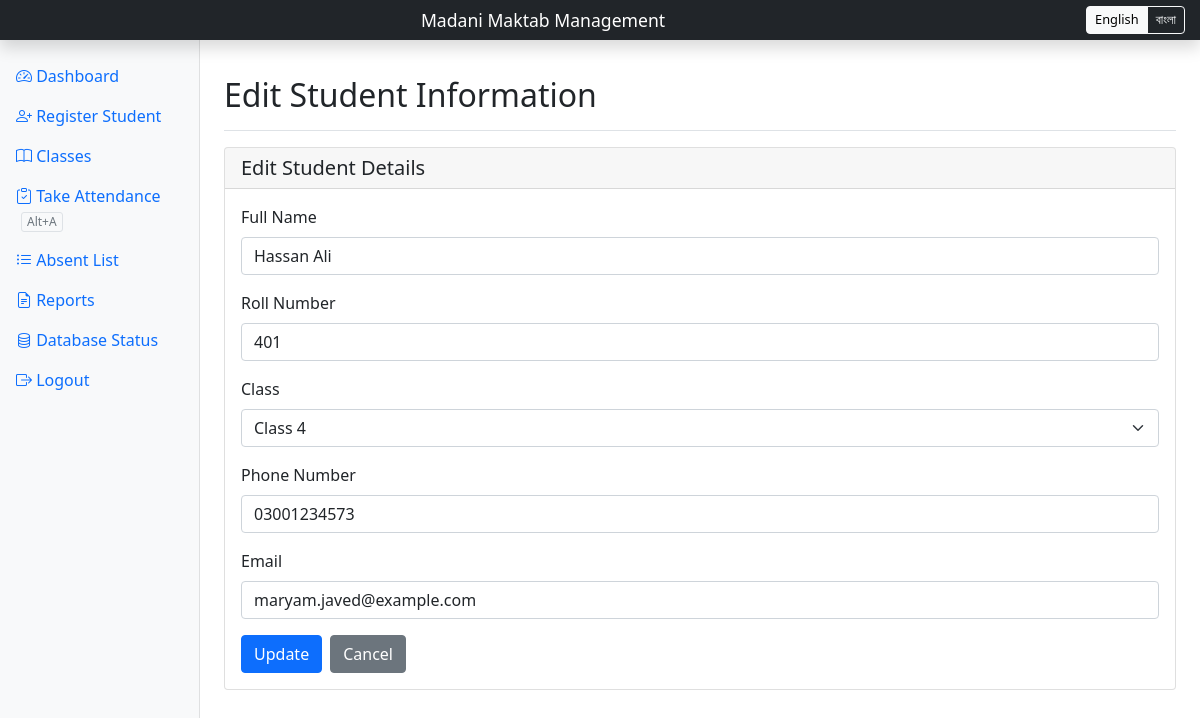
The app's page /edit_student/7 (signed in) with its own data.
### main.py (models this page shows, shortened)
class Student(db.Model):
    id = db.Column(db.Integer, primary_key=True)
    name = db.Column(db.String(100), nullable=False)
    roll_number = db.Column(db.String(20), unique=True, nullable=False)
    class_id = db.Column(db.Integer, db.ForeignKey('class.id'), nullable=False)
    phone = db.Column(db.String(15), nullable=True)
    email = db.Column(db.String(100), nullable=True)
    attendance = db.relationship('Attendance', backref='student', lazy=True)
    class_relation = db.relationship('Class', backref='students', lazy=True)  # Define the relationship

class Class(db.Model):
    id = db.Column(db.Integer, primary_key=True)
    name = db.Column(db.String(50), unique=True, nullable=False)

### main.py (the view, shortened to what this page needs)
@app.route('/edit_student/<int:student_id>', methods=['GET', 'POST'])
@login_required
def edit_student(student_id):
    student = Student.query.get_or_404(student_id)
    classes = Class.query.all()
    return render_template('edit_student.html', student=student, classes=classes)

### main.py (called while the page is built)
@login_manager.user_loader
def load_user(user_id):
    return User.query.get(int(user_id))

@app.context_processor
def inject_translations():
    lang = session.get('lang', 'en')
    return {'_': translations[lang]}

### templates/edit_student.html (shortened to what this page needs)
{% extends "base.html" %}
{% block content %}
<div class="d-flex justify-content-between flex-wrap flex-md-nowrap align-items-center pt-3 pb-2 mb-3 border-bottom">
    <h1 class="h2">{{ _['edit_student'] }}</h1>
</div>
<div class="card">
    <div class="card-header">
        <h5 class="card-title mb-0">{{ _['edit_student_details'] }}</h5>
    </div>
    <div class="card-body">
        <form method="POST">
            <div class="mb-3">
                <label for="name" class="form-label">{{ _['full_name'] }}</label>
                <input type="text" class="form-control" id="name" name="name" value="{{ student.name }}" required>
            </div>
            <div class="mb-3">
                <label for="roll_number" class="form-label">{{ _['roll_number'] }}</label>
                <input type="text" class="form-control" id="roll_number" name="roll_number" value="{{ student.roll_number }}" required>
            </div>
            <div class="mb-3">
                <label for="class_id" class="form-label">{{ _['class'] }}</label>
                <select class="form-select" id="class_id" name="class_id" required>
                    {% for class in classes %}
                    <option value="{{ class.id }}" {% if student.class_id == class.id %}selected{% endif %}>{{ class.name }}</option>
                    {% endfor %}
                </select>
            </div>
            <div class="mb-3">
                <label for="phone" class="form-label">{{ _['phone_number'] }}</label>
                <input type="tel" class="form-control" id="phone" name="phone" value="{{ student.phone or '' }}">
            </div>
            <div class="mb-3">
                <label for="email" class="form-label">{{ _['email'] }}</label>
                <input type="email" class="form-control" id="email" name="email" value="{{ student.email or '' }}">
            </div>
            <div class="d-flex gap-2">
                <button type="submit" class="btn btn-primary">{{ _['update'] }}</button>
                <a href="{{ url_for('register') }}" class="btn btn-secondary">{{ _['cancel'] }}</a>
            </div>
        </form>
    </div>
</div>
{% endblock %}

### records on screen
Student: name "Hassan Ali", roll_number "401", class_id "Class 4", phone "03001234573", email "maryam.javed@example.com"

### other values on screen
{{ _['dashboard'] }} "Dashboard"
{{ _['register_student'] }} "Register Student"
{{ _['classes'] }} "Classes"
{{ _['take_attendance'] }} "Take Attendance"
{{ _['absent_list'] }} "Absent List"
{{ _['reports'] }} "Reports"
{{ _['db_status'] }} "Database Status"
{{ _['logout'] }} "Logout"
{{ _['edit_student'] }} "Edit Student Information"
{{ _['edit_student_details'] }} "Edit Student Details"
{{ _['full_name'] }} "Full Name"
{{ _['roll_number'] }} "Roll Number"
{{ _['class'] }} "Class"
{{ _['phone_number'] }} "Phone Number"
{{ _['email'] }} "Email"
